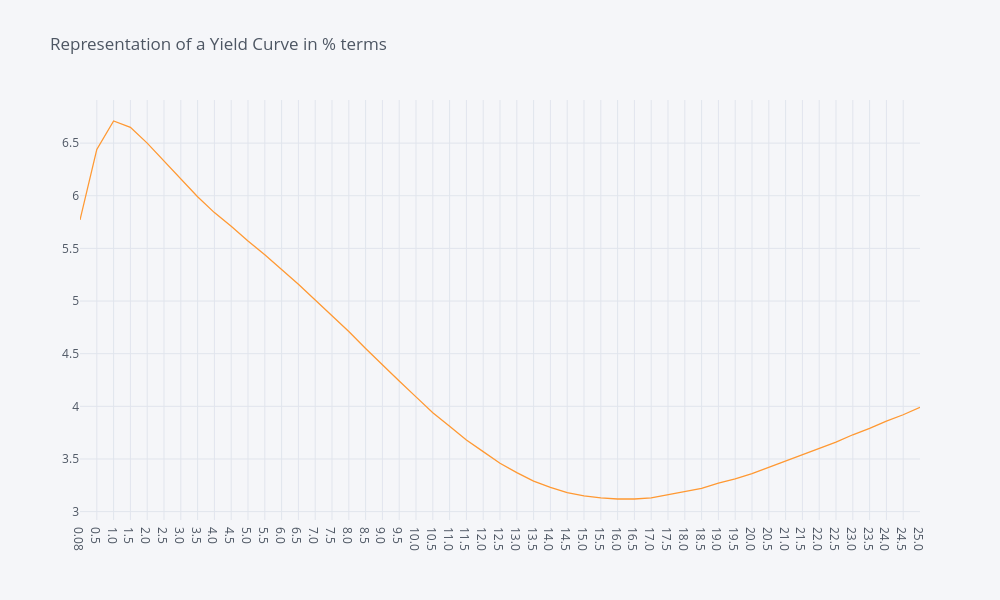

Notebook cell for this chart:
### Markdown cell above
### Term Structure of Forward Rate

### Code cell
(data.iloc[0,:]).iplot(title = 'Representation of a Yield Curve in % terms')

### Figure 1 — Plotly figure (JSON) as saved in the notebook; plotly's stock layout.template omitted (floating-point values rounded to 4 significant figures)
{"data": [{"line": {"color": "rgba(255, 153, 51, 1.0)", "dash": "solid", "shape": "linear", "width": 1.3}, "mode": "lines", "name": "1", "text": "", "type": "scatter", "x": ["0.08", "0.5", "1.0", "1.5", "2.0", "2.5", "3.0", "3.5", "4.0", "4.5", "5.0", "5.5", "6.0", "6.5", "7.0", "7.5", "8.0", "8.5", "9.0", "9.5", "10.0", "10.5", "11.0", "11.5", "12.0", "12.5", "13.0", "13.5", "14.0", "14.5", "15.0", "15.5", "16.0", "16.5", "17.0", "17.5", "18.0", "18.5", "19.0", "19.5", "20.0", "20.5", "21.0", "21.5", "22.0", "22.5", "23.0", "23.5", "24.0", "24.5", "25.0"], "y": [5.77, 6.44, 6.71, 6.65, 6.5, 6.33, 6.15, 5.99, 5.84, 5.71, 5.57, 5.44, 5.3, 5.16, 5.01, 4.86, 4.71, 4.55, 4.39, 4.24, 4.09, 3.94, 3.81, 3.68, 3.57, 3.46, 3.37, 3.29, 3.23, 3.18, 3.15, 3.13, 3.12, 3.12, 3.13, 3.16, 3.19, 3.22, 3.27, 3.31, 3.36, 3.42, 3.48, 3.54, 3.6, 3.66, 3.73, 3.79, 3.86, 3.92, 3.99]}], "layout": {"height": 600, "legend": {"bgcolor": "#F5F6F9", "font": {"color": "#4D5663"}}, "paper_bgcolor": "#F5F6F9", "plot_bgcolor": "#F5F6F9", "title": {"font": {"color": "#4D5663"}, "text": "Representation of a Yield Curve in % terms"}, "width": 1000, "xaxis": {"gridcolor": "#E1E5ED", "showgrid": true, "tickfont": {"color": "#4D5663"}, "title": {"font": {"color": "#4D5663"}, "text": ""}, "zerolinecolor": "#E1E5ED"}, "yaxis": {"gridcolor": "#E1E5ED", "showgrid": true, "tickfont": {"color": "#4D5663"}, "title": {"font": {"color": "#4D5663"}, "text": ""}, "zerolinecolor": "#E1E5ED"}}}
